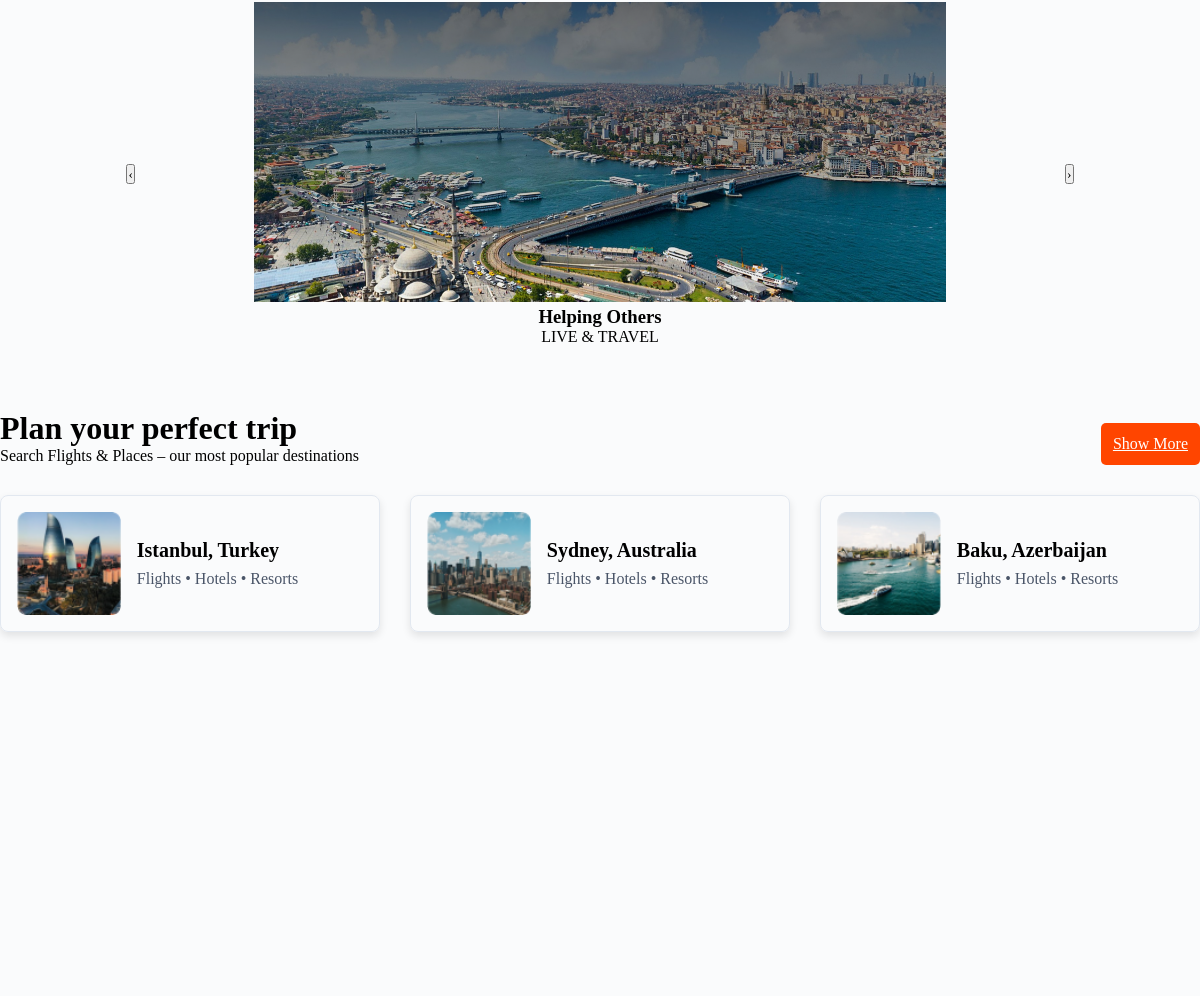
Before: / (middle part) with the older database file.
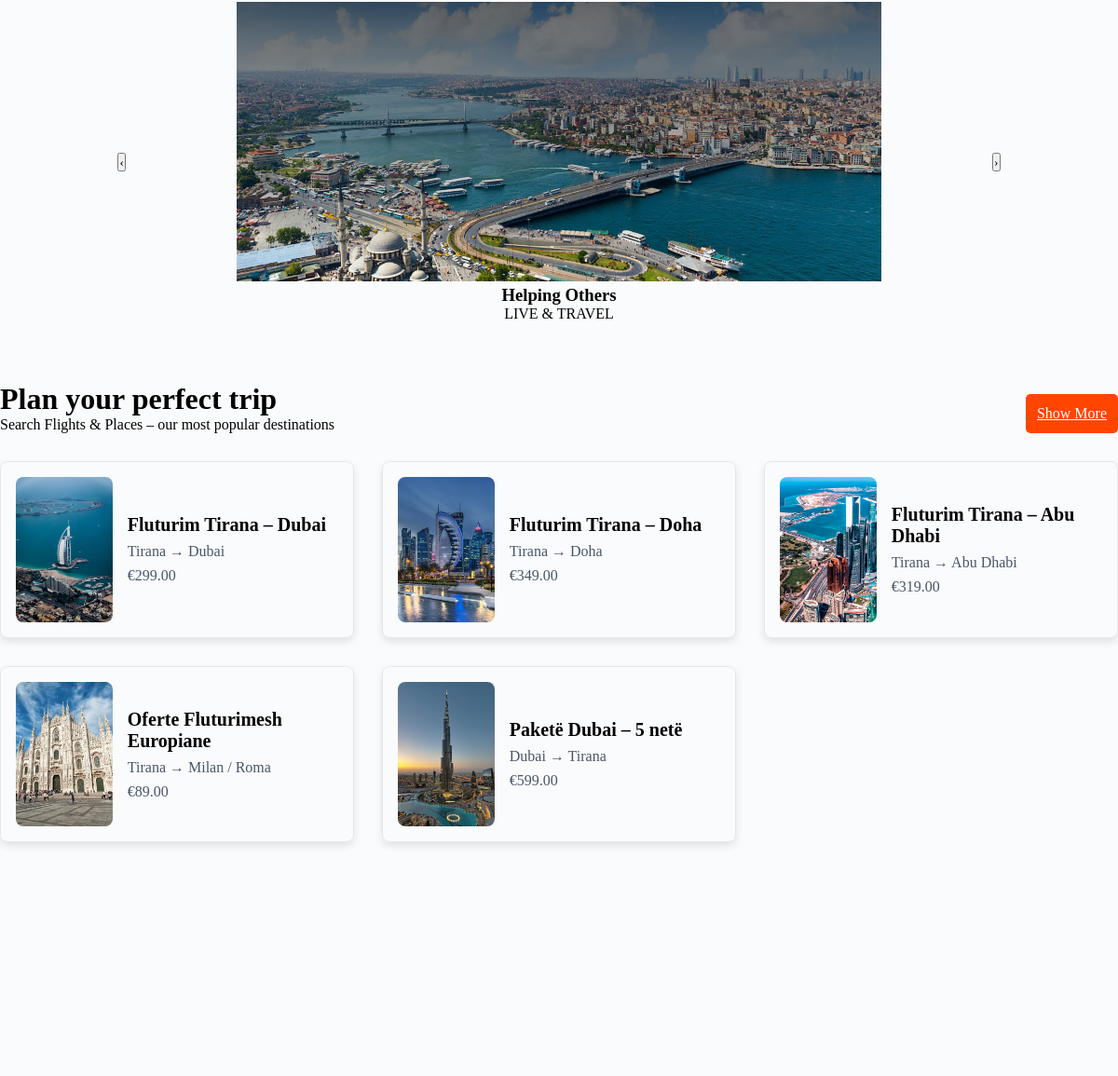
After: the same page with the newer database file.
### tables this page shows
CREATE TABLE IF NOT EXISTS slider (
    id INT AUTO_INCREMENT PRIMARY KEY,
    title VARCHAR(255),
    subtitle VARCHAR(255),
    image_path VARCHAR(255),
    sort_order INT DEFAULT 0,
    created_at TIMESTAMP DEFAULT CURRENT_TIMESTAMP
);

CREATE TABLE IF NOT EXISTS products (
    id INT AUTO_INCREMENT PRIMARY KEY,
    title VARCHAR(255) NOT NULL,
    description TEXT,
    from_location VARCHAR(100),
    to_location VARCHAR(100),
    price DECIMAL(10,2),
    image_path VARCHAR(255),
    pdf_path VARCHAR(255),
    created_by INT,
    updated_by INT,
    created_at TIMESTAMP DEFAULT CURRENT_TIMESTAMP,
    updated_at TIMESTAMP DEFAULT CURRENT_TIMESTAMP ON UPDATE CURRENT_TIMESTAMP,
    FOREIGN KEY (created_by) REFERENCES users(id) ON DELETE SET NULL,
    FOREIGN KEY (updated_by) REFERENCES users(id) ON DELETE SET NULL
);

### classes/Database.php (called while the page is built, shortened)
<?php
class Database
{
    private static $instance = null;
    private static $config = [];
    public static function getConfig()
    {
        if (empty(self::$config)) {
            $path = dirname(__DIR__) . '/config/database.php';
            self::$config = require $path;
        }
        return self::$config;
    }
    public static function getConnection()
    {
        if (self::$instance === null) {
            $c = self::getConfig();
            $dsn = sprintf(
                'mysql:host=%s;dbname=%s;charset=%s',
                $c['host'],
                $c['dbname'],
                $c['charset']
            );
            try {
                self::$instance = new PDO($dsn, $c['username'], $c['password'], [
                    PDO::ATTR_ERRMODE => PDO::ERRMODE_EXCEPTION,
                    PDO::ATTR_DEFAULT_FETCH_MODE => PDO::FETCH_ASSOC,
                ]);
            } catch (PDOException $e) {
                die('Lidhja me databazen deshtoi: ' . $e->getMessage());
            }
        }
        return self::$instance;
    }
}

### classes/Contact.php (called while the page is built, shortened)
<?php
class Contact
{
    private $db;
    public function __construct()
    {
        $this->db = Database::getConnection();
    }
    public function getSliderItems()
    {
        $stmt = $this->db->query('SELECT * FROM slider ORDER BY sort_order ASC, id ASC');
        return $stmt->fetchAll();
    }
}

### classes/Product.php (called while the page is built, shortened)
<?php
class Product
{
    private $db;
    public function __construct()
    {
        $this->db = Database::getConnection();
    }
    public function getAll($limit = 50)
    {
        $limit = (int) $limit;
        $sql = "SELECT p.*,
                u1.first_name AS created_by_name, u1.last_name AS created_by_surname,
                u2.first_name AS updated_by_name, u2.last_name AS updated_by_surname
                FROM products p
                LEFT JOIN users u1 ON p.created_by = u1.id
                LEFT JOIN users u2 ON p.updated_by = u2.id
                ORDER BY p.created_at DESC LIMIT " . $limit;
        $stmt = $this->db->query($sql);
        return $stmt->fetchAll();
    }
}

### index.php (the view, shortened to what the changed rows need)
<?php
$contactModel = new Contact();
$productModel = new Product();
$sliderItems = $contactModel->getSliderItems();
$products = $productModel->getAll(9);
require __DIR__ . '/includes/header.php';
?>
      <?php if (count($sliderItems) > 1): ?>
      <div class="slider-container" style="max-width: 1200px; margin: 2rem auto; overflow: hidden; position: relative;">
        <div class="hero-slider" style="display: flex; transition: transform 0.5s;">
          <?php foreach ($sliderItems as $slide): ?>
            <div class="slide" style="min-width: 100%; text-align: center; padding: 2rem;">
              <?php if (!empty($slide['image_path'])): ?>
                <img src="<?= htmlspecialchars($slide['image_path']) ?>" alt="<?= htmlspecialchars($slide['title'] ?? '') ?>" style="max-width: 100%; max-height: 300px; object-fit: cover;">
              <?php endif; ?>
              <h3><?= htmlspecialchars($slide['title'] ?? '') ?></h3>
              <p><?= htmlspecialchars($slide['subtitle'] ?? '') ?></p>
            </div>
          <?php endforeach; ?>
        </div>
      </div>
      <?php endif; ?>
      <div class="offerts">
        <div class="tit">
          <div class="features">
            <h1>Plan your perfect trip</h1>
          </div>
        </div>
        <div class="cards">
          <?php if (!empty($products)): ?>
            <?php foreach (array_slice($products, 0, 9) as $p): ?>
              <div class="card">
                <?php if (!empty($p['image_path'])): ?>
                  <img src="<?= htmlspecialchars($p['image_path']) ?>" alt="<?= htmlspecialchars($p['title']) ?>" class="card-image">
                <?php else: ?>
                  <img src="assets/Images/Frame 197-1.png" alt="Card Image" class="card-image">
                <?php endif; ?>
                <div class="card-content">
                  <h3 class="card-title"><?= htmlspecialchars($p['title']) ?></h3>
                  <p class="card-text"><?= htmlspecialchars($p['from_location'] . ' → ' . $p['to_location']) ?></p>
                  <?php if (!empty($p['price'])): ?><p class="card-text">€<?= number_format($p['price'], 2) ?></p><?php endif; ?>
                </div>
              </div>
            <?php endforeach; ?>
          <?php else: ?>
            <div class="card">
              <img src="assets/Images/Frame 197-1.png" alt="Istanbul" class="card-image">
              <div class="card-content">
                <h3 class="card-title">Istanbul, Turkey</h3>
                <p class="card-text">Flights • Hotels • Resorts</p>
              </div>
            </div>
            <div class="card">
              <img src="assets/Images/Frame 197-2.png" alt="Sydney" class="card-image">
              <div class="card-content">
                <h3 class="card-title">Sydney, Australia</h3>
                <p class="card-text">Flights • Hotels • Resorts</p>
              </div>
            </div>
            <div class="card">
              <img src="assets/Images/Frame 197.png" alt="Baku" class="card-image">
              <div class="card-content">
                <h3 class="card-title">Baku, Azerbaijan</h3>
                <p class="card-text">Flights • Hotels • Resorts</p>
              </div>
            </div>
          <?php endif; ?>
        </div>
      </div>
<?php require __DIR__ . '/includes/footer.php'; ?>

Changed rows visible on the page:
added products: image_path (picture), title "Fluturim Tirana – Dubai", from_location+to_location "Tirana → Dubai", price "299.00"
added products: image_path (picture), title "Fluturim Tirana – Doha", from_location+to_location "Tirana → Doha", price "349.00"
added products: image_path (picture), title "Fluturim Tirana – Abu Dhabi", from_location+to_location "Tirana → Abu Dhabi", price "319.00"
added products: image_path (picture), title "Oferte Fluturimesh Europiane", from_location+to_location "Tirana → Milan / Roma", price "89.00"
added products: image_path (picture), title "Paketë Dubai – 5 netë", from_location+to_location "Dubai → Tirana", price "599.00"
Other visible differences:
text no longer shown: "Istanbul, Turkey Flights • Hotels • Resorts Sydney, Australia Flights • Hotels • Resorts Baku, Azerbaijan Flights • Hotels • Resorts"
